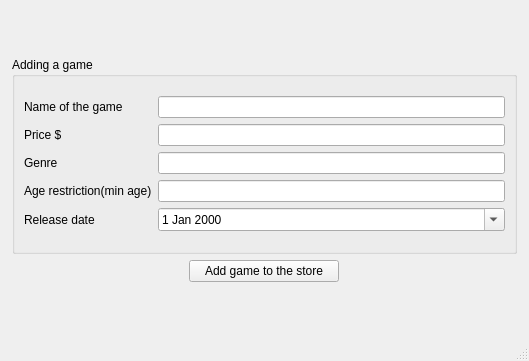
<?xml version="1.0" encoding="UTF-8"?>
<ui version="4.0">
 <class>MainWindow</class>
 <widget class="QMainWindow" name="MainWindow">
  <property name="geometry">
   <rect>
    <x>0</x>
    <y>0</y>
    <width>529</width>
    <height>361</height>
   </rect>
  </property>
  <property name="minimumSize">
   <size>
    <width>529</width>
    <height>361</height>
   </size>
  </property>
  <property name="windowTitle">
   <string>MainWindow</string>
  </property>
  <widget class="QWidget" name="centralwidget">
   <layout class="QGridLayout" name="gridLayout_3">
    <item row="0" column="0">
     <layout class="QVBoxLayout" name="verticalLayout">
      <item>
       <widget class="QGroupBox" name="groupBox">
        <property name="maximumSize">
         <size>
          <width>505</width>
          <height>197</height>
         </size>
        </property>
        <property name="title">
         <string>Adding a game</string>
        </property>
        <layout class="QVBoxLayout" name="verticalLayout_2">
         <item>
          <layout class="QGridLayout" name="gridLayout_2">
           <item row="2" column="0">
            <widget class="QLabel" name="label_3">
             <property name="text">
              <string>Genre</string>
             </property>
            </widget>
           </item>
           <item row="0" column="0">
            <widget class="QLabel" name="label">
             <property name="text">
              <string>Name of the game</string>
             </property>
            </widget>
           </item>
           <item row="3" column="1">
            <widget class="QLineEdit" name="lineEdit_4">
             <property name="inputMask">
              <string>D9</string>
             </property>
            </widget>
           </item>
           <item row="3" column="0">
            <widget class="QLabel" name="label_4">
             <property name="text">
              <string>Age restriction(min age)</string>
             </property>
            </widget>
           </item>
           <item row="4" column="0">
            <widget class="QLabel" name="label_5">
             <property name="text">
              <string>Release date</string>
             </property>
            </widget>
           </item>
           <item row="1" column="0">
            <widget class="QLabel" name="label_2">
             <property name="text">
              <string>Price $</string>
             </property>
            </widget>
           </item>
           <item row="2" column="1">
            <widget class="QLineEdit" name="lineEdit_3"/>
           </item>
           <item row="1" column="1">
            <widget class="QLineEdit" name="lineEdit_2">
             <property name="inputMask">
              <string/>
             </property>
            </widget>
           </item>
           <item row="0" column="1">
            <widget class="QLineEdit" name="lineEdit">
             <property name="inputMask">
              <string/>
             </property>
             <property name="text">
              <string/>
             </property>
             <property name="maxLength">
              <number>32767</number>
             </property>
            </widget>
           </item>
           <item row="4" column="1">
            <widget class="QDateEdit" name="lineEdit_5">
             <property name="maximumDate">
              <date>
               <year>2021</year>
               <month>12</month>
               <day>20</day>
              </date>
             </property>
             <property name="minimumDate">
              <date>
               <year>1970</year>
               <month>1</month>
               <day>1</day>
              </date>
             </property>
             <property name="calendarPopup">
              <bool>true</bool>
             </property>
            </widget>
           </item>
          </layout>
         </item>
        </layout>
       </widget>
      </item>
      <item>
       <layout class="QHBoxLayout" name="horizontalLayout_2">
        <item>
         <spacer name="horizontalSpacer_2">
          <property name="orientation">
           <enum>Qt::Horizontal</enum>
          </property>
          <property name="sizeType">
           <enum>QSizePolicy::Maximum</enum>
          </property>
          <property name="sizeHint" stdset="0">
           <size>
            <width>40</width>
            <height>20</height>
           </size>
          </property>
         </spacer>
        </item>
        <item>
         <widget class="QPushButton" name="pushButton">
          <property name="sizePolicy">
           <sizepolicy hsizetype="Fixed" vsizetype="Fixed">
            <horstretch>0</horstretch>
            <verstretch>0</verstretch>
           </sizepolicy>
          </property>
          <property name="maximumSize">
           <size>
            <width>150</width>
            <height>22</height>
           </size>
          </property>
          <property name="text">
           <string>Add game to the store</string>
          </property>
         </widget>
        </item>
        <item>
         <spacer name="horizontalSpacer">
          <property name="orientation">
           <enum>Qt::Horizontal</enum>
          </property>
          <property name="sizeType">
           <enum>QSizePolicy::Maximum</enum>
          </property>
          <property name="sizeHint" stdset="0">
           <size>
            <width>40</width>
            <height>20</height>
           </size>
          </property>
         </spacer>
        </item>
       </layout>
      </item>
     </layout>
    </item>
   </layout>
  </widget>
  <widget class="QMenuBar" name="menubar">
   <property name="geometry">
    <rect>
     <x>0</x>
     <y>0</y>
     <width>529</width>
     <height>25</height>
    </rect>
   </property>
  </widget>
  <widget class="QStatusBar" name="statusbar"/>
 </widget>
 <tabstops>
  <tabstop>lineEdit</tabstop>
  <tabstop>lineEdit_2</tabstop>
  <tabstop>lineEdit_3</tabstop>
  <tabstop>lineEdit_4</tabstop>
  <tabstop>lineEdit_5</tabstop>
  <tabstop>pushButton</tabstop>
 </tabstops>
 <resources/>
 <connections/>
</ui>
